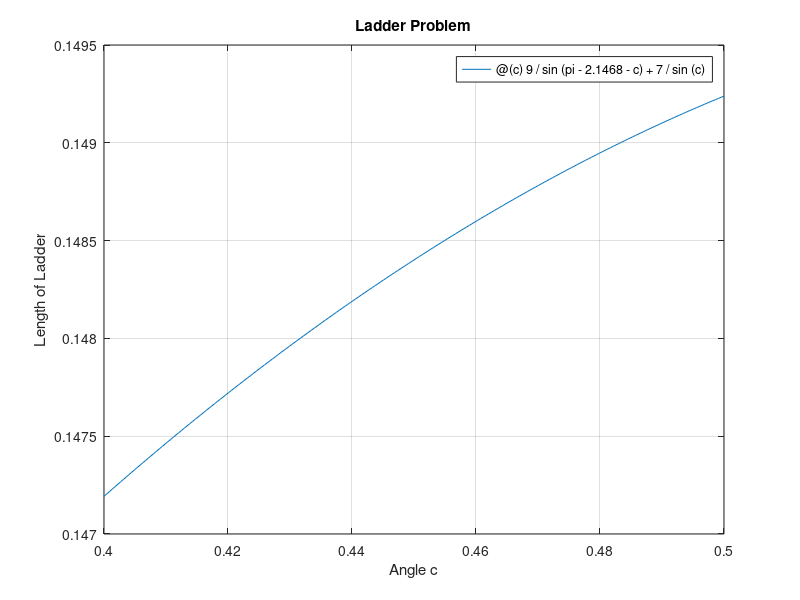

Reproduce this figure in MATLAB.
a=(123*2*pi)/360;
disp(a);

L=@(c)9/sin(pi-2.1468-c)+7/sin(c);
fplot(L,[0.4,0.5]); grid on
title('Ladder Problem');
xlabel('Angle c');
ylabel('Length of Ladder');

minNum=fminbnd(L,0.4,0.5);
disp(minNum);
%minimum of the function is

minNum2=L(0.467);
disp(minNum2);


fminbnd(L,0.4,0.5,optimset('Display','iter'))